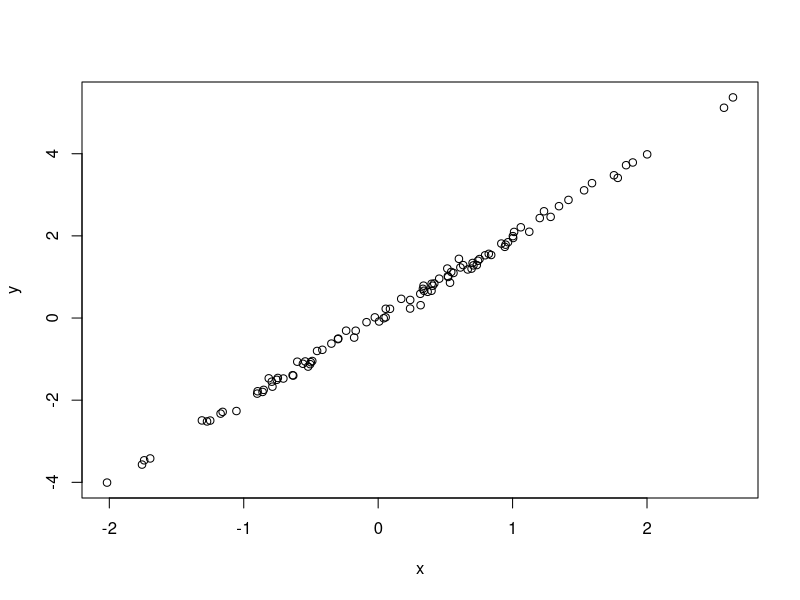

Reproduce this figure in R.
# simulate and plot data - script from Github workshop w/Jeff Oliver
# Theresa Crimmins
# theresa@usanpn.org
# 3-23-2021

# simulate data from normal distribution
x <- rnorm(n = 100)
y <- 2 * x + rnorm(n = 100, sd = 0.1)

# plot simulated data
plot(x = x, y = y)
